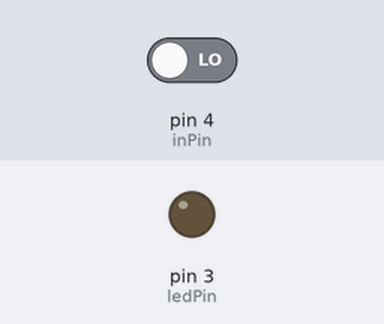
This sketch was run on a simulated Arduino Uno, built with avr-gcc and run on an emulated ATmega328P. Parts: output pins drawn as LEDs (lit = HIGH). The test bench sets the inputs (shaded band); at power-on: pin 4 (inPin) LOW.

Above: at 1.8 s.
1.9 s: pin 4 (inPin) driven HIGH
At 2.3 s:
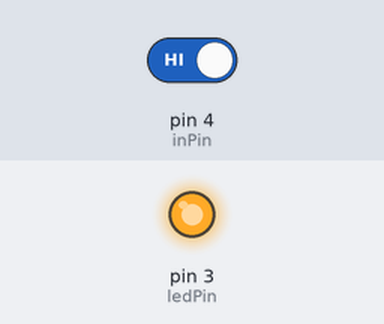
3.5 s: pin 4 (inPin) driven LOW
At 4.6 s:
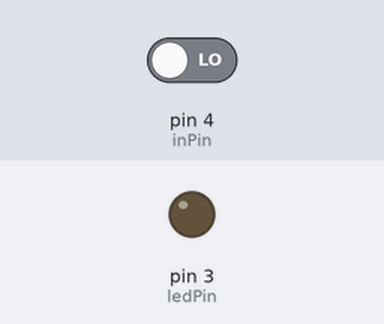
Timing chart, 0 to 6.5 s (numbered marks = the images above; inputs shaded):
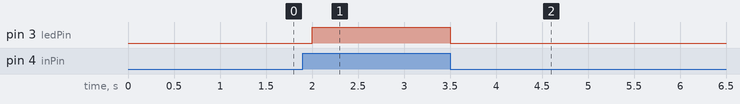

The sketch:

InfaredSensor.ino
```cpp
int inPin = 4;
int ledPin = 3;
long obstacle = 0;


void setup() {
  // put your setup code here, to run once:
  Serial.begin(9600);
  pinMode(inPin, INPUT);
  pinMode(ledPin, OUTPUT);
}

void loop() {
  // put your main code here, to run repeatedly:
  obstacle = digitalRead(inPin);
  // Serial.print(obstacle);
  if (obstacle == HIGH){
    digitalWrite(ledPin, HIGH);
  } else{
    digitalWrite(ledPin, LOW);
  }
  delay(500);
}
```

Measured:
- after the input at 1.9 s, pin 3 (ledPin): LOW → HIGH after 0.10 s
- after the input at 3.5 s, pin 3 (ledPin): HIGH → LOW at once
